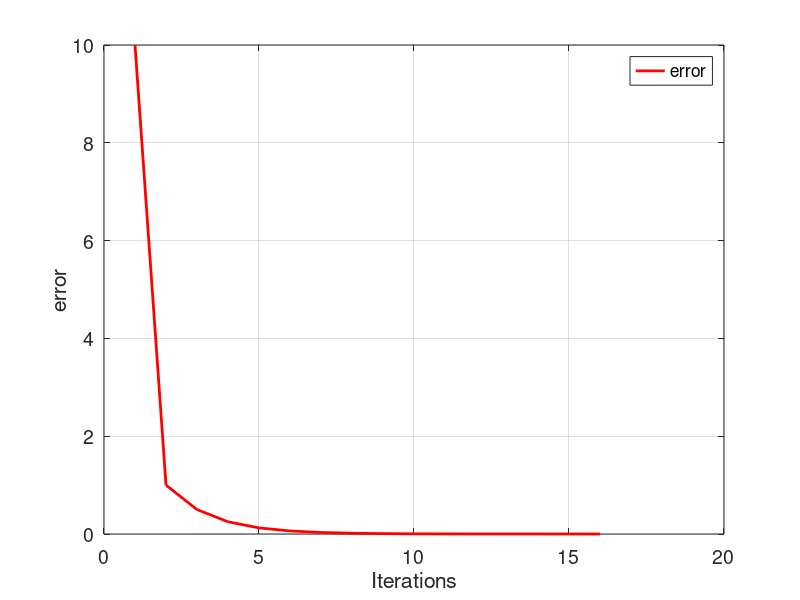

Source code (MATLAB):
    i=1
xl=-1
xu=1
e(i)=10

while (e(i)>0.0001)
    
    xr=(xl+xu)/2
    
    gxl= xl-2^(-xl)
    gxr= xr-2^(-xr)
    gxu= xu-2^(-xu)
    
    if (gxl*gxr < 0)
        xu=xr
        e(i+1)=abs(xr-xl)
    end
    
    if (gxu*gxr < 0)
        xl=xr 
        e(i+1)= abs(xu-xr)
    end
    i=i+1;
    
    if (gxu*gxr==0)
        xr=xr;
    end
    
end

tamanio = size(e);
ite= 1:1:tamanio(2);
figure ('DefaultAxesFontsize', 14)
set (gcf, 'color', 'white');
plot(ite,e,'color',[1 0 0],'LineWidth',2);
grid on
hold on
xlabel('Iterations')
ylabel('error')
legend ('error')
    